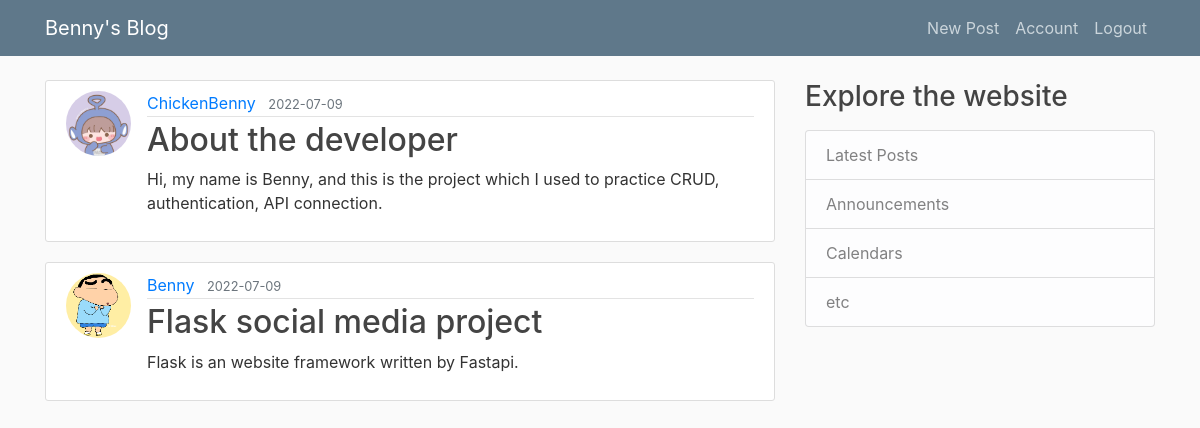
Screenshot of / (signed in) with the database file from the repository.
### Social_Network/models.py (models this page shows, shortened)
class Post(db.Model):
    id = db.Column(db.Integer, primary_key = True)
    title = db.Column(db.String(100), nullable = False)
    date_posted = db.Column(db.DateTime, nullable = False, default = datetime.utcnow)
    content = db.Column(db.Text, nullable = False)
    user_id = db.Column(db.Integer, db.ForeignKey('user.id'), nullable = False)

class User(db.Model, UserMixin):
    id = db.Column(db.Integer, primary_key = True)
    username = db.Column(db.String(20), unique = True, nullable = False)
    email = db.Column(db.String(20), unique = True, nullable = False)
    image_file = db.Column(db.String(20), nullable = False, default = 'default.jpg')
    password = db.Column(db.String(60), nullable = False)
    posts = db.relationship('Post', backref = 'author', lazy = True)

### Social_Network/routes.py (the view)
@app.route("/")
def home():
    posts = Post.query.all()
    return render_template('home.html', posts=posts)

### Social_Network/models.py (called while the page is built)
@login_manager.user_loader
def load_user(user_id):
    return User.query.get(int(user_id))

### Social_Network/templates/home.html (shortened to what this page needs)
{% extends "base.html" %}
{% block content %}
    {% for post in posts %}
        <article class="media content-section">
            <img class="rounded-circle article-img" src="{{ url_for('static', filename='profile_pics/' + post.author.image_file) }}">
            <div class="media-body">
                <div class="article-metadata">
                    <a class="mr-2" href="#">{{ post.author.username }}</a>
                    <small class="text-muted">{{ post.date_posted.strftime('%Y-%m-%d') }}</small>
                </div>
                <h2><a class="article-title" href="{{ url_for('post', post_id=post.id) }}">{{ post.title }}</a></h2>
                <p class="article-content">{{ post.content }}</p>
            </div>
        </article>
    {% endfor %}
{% endblock content %}

### Social_Network/static/style.css (style rules this page uses)
body { background: #fafafa; color: #333333; margin-top: 5rem; }
h1, h2, h3, h4, h5, h6 { color: #444444; }
.content-section { background: #ffffff; padding: 10px 20px; border: 1px solid #dddddd; border-radius: 3px; margin-bottom: 20px; }
.article-title { color: #444444; }
.article-content { white-space: pre-line; }
.article-img { height: 65px; width: 65px; margin-right: 16px; }
.article-metadata { padding-bottom: 1px; margin-bottom: 4px; border-bottom: 1px solid #e3e3e3 }

### rows the page displays
Post: image_file (placeholder picture), author.username "ChickenBenny", date_posted "2022-07-09", title "About the developer", content "Hi, my name is Benny, and this is the project which I used to practice CRUD, authentication, API connection."
Post: image_file (picture), author.username "Benny", date_posted "2022-07-09", title "Flask social media project", content "Flask is an website framework written by Fastapi."
